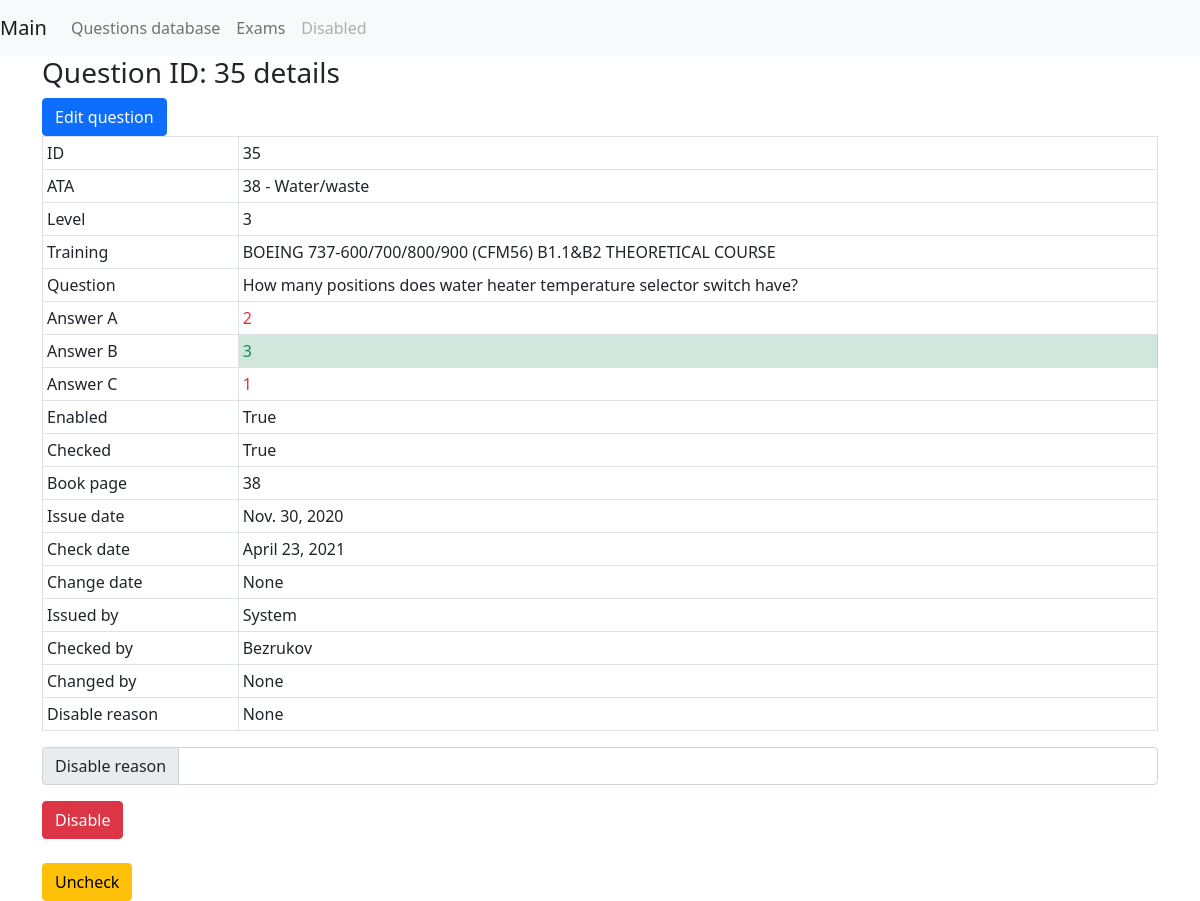
Page /mcq_gen/questions_database/question_details/35/ on the committed database.
### mcq_gen/models.py (models this page shows, shortened)
class Question(models.Model):
    question = models.CharField(max_length=400)
    level = models.IntegerField(default=100)
    training = models.ForeignKey(
        to=Training, on_delete=models.CASCADE, related_name='training')
    enabled = models.BooleanField(default=True)
    checked = models.BooleanField(default=False)
    ata_chapter = models.ForeignKey(
        AtaChapter, on_delete=models.CASCADE, related_name='questions')
    book_page = models.CharField(max_length=100)
    issue_date = models.DateField()
    check_date = models.DateField(blank=True, null=True)
    change_date = models.DateField(blank=True, null=True)
    ref_to_old_id = models.IntegerField(default=0)
    ref_to_new_id = models.IntegerField(default=0)
    issued_by = models.CharField(max_length=100, blank=True, null=True)
    checked_by = models.CharField(max_length=100, blank=True, null=True)
    changed_by = models.CharField(max_length=100, blank=True, null=True)
    disable_reason = models.CharField(max_length=200, blank=True, null=True)

class AtaChapter(models.Model):
    ata_digit = models.CharField(max_length=10)
    ata_description = models.CharField(max_length=300)

class Training(models.Model):
    name = models.CharField(max_length=100)

class Answer(models.Model):
    question = models.ForeignKey(
        Question, on_delete=models.CASCADE, related_name='answers')
    answer = models.CharField(max_length=400, default=False)
    correct = models.BooleanField(default=False)

### mcq_gen/views.py (the view)
# urls.py: path('questions_database/question_details/<str:question_id>/',
def question_details(request, question_id):
    question = services.get_question_by_id(question_id)
    return render(request, 'question_details.html', context={"question": question})

### mcq_gen/services.py (called while the page is built)
def get_question_by_id(question_id):
    question = Question.objects.filter(id=question_id).first()
    return question

### mcq_gen/templates/question_details.html (shortened to what this page needs)
{% extends "base.html" %}
{% block content %}
    <div class="container">
        <h3>Question ID: {{ question.id }} details</h3>
        {% url 'edit_question' question.id as the_url %}
        <a href="{{ the_url }}" type="button" class="btn btn-primary">Edit question</a>
        {% if not question.enabled %}
            <table class="table table-sm table-hover table-bordered table-danger">
            {% elif not question.checked %}
                <table class="table table-sm table-hover table-bordered table-warning">
                {% else %}
                    <table class="table table-sm table-hover table-bordered">
                    {% endif %}
                    <tr>
                        <td>ID</td>
                        <td>{{ question.id }}</td>
                    </tr>
                    <tr>
                        <td>ATA</td>
                        <td>{{ question.ata_chapter.ata_digit }} - {{ question.ata_chapter.ata_description }}</td>
                    </tr>
                    <tr>
                        <td>Level</td>
                        <td>{{ question.level }}</td>
                    </tr>
                    <tr>
                        <td>Training</td>
                        <td>{{ question.training.name }}</td>
                    </tr>
                    <tr>
                        <td>Question</td>
                        <td>{{ question.question }}</td>
                    </tr>
                    <tr>
                        <td>Answer A</td>
                        {% if  question.answers.all.0.correct %}
                            <td class="text-success table-success">{{ question.answers.all.0.answer }}</td>
                        {% else %}
                            <td class="text-danger">{{ question.answers.all.0.answer }}</td>
                        {% endif %}
                    </tr>
                    <tr>
                        <td>Answer B</td>
                        {% if  question.answers.all.1.correct %}
                            <td class="text-success table-success">{{ question.answers.all.1.answer }}</td>
                        {% else %}
                            <td class="text-danger">{{ question.answers.all.1.answer }}</td>
                        {% endif %}
                    </tr>
                    <tr>
                        <td>Answer C</td>
                        {% if  question.answers.all.2.correct %}
                            <td class="text-success table-success">{{ question.answers.all.2.answer }}</td>
                        {% else %}
                            <td class="text-danger">{{ question.answers.all.2.answer }}</td>
                        {% endif %}
                    </tr>
                    <tr>
                        <td>Enabled</td>
                        <td>{{ question.enabled }}</td>
                    </tr>
                    <tr>
                        <td>Checked</td>
                        <td>{{ question.checked }}</td>
                    </tr>
                    <tr>
                        <td>Book page</td>
                        <td>
                            {{ question.book_page }}
                        </td>
                    </tr>
                    <tr>
                        <td>
                            Issue date
                        </td>
                        <td>
                            {{ question.issue_date }}
                        </td>
                    </tr>
                    <tr>
                        <td>
                            Check date
                        </td>
                        <td>
                            {{ question.check_date }}
                        </td>
                    </tr>
                    <tr>
                        <td>
                            Change date
                        </td>
                        <td>
                            {{ question.change_date }}
                        </td>
                    </tr>
                    <tr>
                        <td>
                            Issued by
                        </td>
                        <td>
                            {{ question.issued_by }}
                        </td>
                    </tr>
                    <tr>
                        <td>
                            Checked by
                        </td>
                        <td>
                            {{ question.checked_by }}
                        </td>
                    </tr>
                    <tr>
                        <td>
                            Changed by
                        </td>
                        <td>
                            {{ question.changed_by }}
                        </td>
                    </tr>
                    <tr>
                        <td>
                            Disable reason
                        </td>
                        <td>
                            {{ question.disable_reason }}
                        </td>
                    </tr>
                </table>
                {% if question.enabled %}
                    <div class="input-group mb-3">
                        <span class="input-group-text">Disable reason</span>
                        <input type="text" class="form-control" id="disable_reason">
                    </div>
                    <button type="button" class="btn btn-danger" id="disable_btn">
                        Disable
                    </button>
                {% endif %}
                {% if question.checked %}
                    <br>
                    <br>
                    <button type="button" class="btn btn-warning" id="uncheck_btn">
                        Uncheck
                    </button>
                {% endif %}
            </div>
        {% endblock content %}

### rows in the picture
Question: id "35", ata_chapter.ata_digit "38", ata_chapter.ata_description "Water/waste", level "3", training.name "BOEING 737-600/700/800/900 (CFM56) B1.1&B2 THEORETICAL COURSE", question "How many positions does water heater temperature selector switch have?", answers.all.0.answer "2", answers.all.1.answer "3", answers.all.2.answer "1", enabled "True", checked "True", book_page "38", issue_date "Nov. 30, 2020", check_date "April 23, 2021", change_date "None", issued_by "System", checked_by "Bezrukov", changed_by "None", disable_reason "None"
